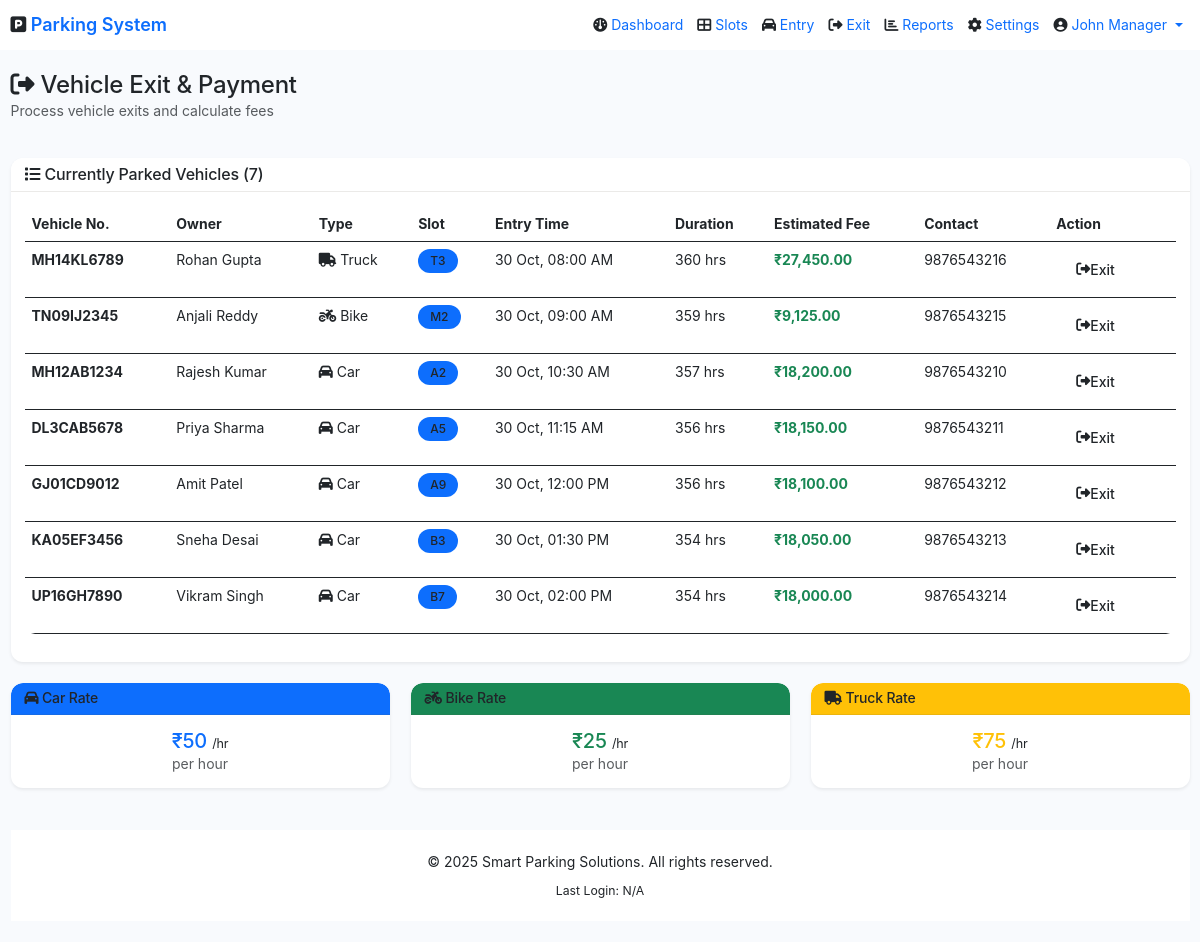
Page /vehicle_exit.php (signed in) on the committed database.
### tables this page shows
CREATE TABLE users (
    id INT AUTO_INCREMENT PRIMARY KEY,
    fullname VARCHAR(255) NOT NULL,
    username VARCHAR(50) UNIQUE NOT NULL,
    email VARCHAR(100) UNIQUE NOT NULL,
    password VARCHAR(255) NOT NULL,
    role ENUM('admin', 'super_admin') DEFAULT 'admin',
    created_at TIMESTAMP DEFAULT CURRENT_TIMESTAMP,
    last_login DATETIME NULL,
    status ENUM('active', 'inactive') DEFAULT 'active'
);

CREATE TABLE vehicles (
    id INT AUTO_INCREMENT PRIMARY KEY,
    owner_name VARCHAR(255) NOT NULL,
    vehicle_number VARCHAR(20) UNIQUE NOT NULL,
    vehicle_type ENUM('car', 'bike', 'truck') DEFAULT 'car',
    contact VARCHAR(20) NOT NULL,
    slot_id INT NULL,
    entry_time DATETIME NOT NULL,
    exit_time DATETIME NULL,
    amount DECIMAL(10,2) DEFAULT 0.00,
    status ENUM('Parked', 'Exited') DEFAULT 'Parked',
    created_at TIMESTAMP DEFAULT CURRENT_TIMESTAMP,
    FOREIGN KEY (slot_id) REFERENCES parking_slots(id) ON DELETE SET NULL
);

CREATE TABLE parking_slots (
    id INT AUTO_INCREMENT PRIMARY KEY,
    slot_name VARCHAR(10) UNIQUE NOT NULL,
    slot_type ENUM('car', 'bike', 'truck') DEFAULT 'car',
    status ENUM('Available', 'Occupied') DEFAULT 'Available',
    floor_number INT DEFAULT 1,
    created_at TIMESTAMP DEFAULT CURRENT_TIMESTAMP,
    updated_at TIMESTAMP DEFAULT CURRENT_TIMESTAMP ON UPDATE CURRENT_TIMESTAMP
);

CREATE TABLE settings (
    id INT AUTO_INCREMENT PRIMARY KEY,
    setting_key VARCHAR(100) UNIQUE NOT NULL,
    setting_value VARCHAR(255) NOT NULL,
    description TEXT,
    updated_at TIMESTAMP DEFAULT CURRENT_TIMESTAMP ON UPDATE CURRENT_TIMESTAMP
);

### includes/db.php (called while the page is built, shortened)
<?php
try {
    $pdo = new PDO(
        "mysql:host=" . DB_HOST . ";dbname=" . DB_NAME . ";charset=utf8mb4",
        DB_USER,
        DB_PASS,
        [
            PDO::ATTR_ERRMODE => PDO::ERRMODE_EXCEPTION,
            PDO::ATTR_DEFAULT_FETCH_MODE => PDO::FETCH_ASSOC,
            PDO::ATTR_EMULATE_PREPARES => false
        ]
    );
} catch (PDOException $e) {
    die("Database Connection Failed: " . $e->getMessage());
}
function getSetting($key) {
    global $pdo;
    $stmt = $pdo->prepare("SELECT setting_value FROM settings WHERE setting_key = ?");
    $stmt->execute([$key]);
    $result = $stmt->fetch();
    return $result ? $result['setting_value'] : null;
}
function isLoggedIn() {
    return isset($_SESSION['admin_id']) && !empty($_SESSION['admin_id']);
}
function getCurrentUser() {
    global $pdo;
    $stmt = $pdo->prepare("SELECT * FROM users WHERE id = ?");
    $stmt->execute([$_SESSION['admin_id']]);
    return $stmt->fetch();
}
function calculateFee($entry_time, $exit_time, $vehicle_type = 'car') {
    $entry = strtotime($entry_time);
    $exit = strtotime($exit_time);
    $duration = ceil(($exit - $entry) / 3600);
    $rate_key = $vehicle_type . '_rate_per_hour';
    $rate = getSetting($rate_key);
    $amount = $duration * $rate;
    return [
        'duration' => $duration,
        'rate' => $rate,
        'amount' => $amount
    ];
}
?>

### vehicle_exit.php (the view, shortened to what this page needs)
<?php
require_once 'includes/header.php';
$stmt = $pdo->query("SELECT v.*, ps.slot_name,
                     TIMESTAMPDIFF(HOUR, v.entry_time, NOW()) as hours_parked
                     FROM vehicles v
                     JOIN parking_slots ps ON v.slot_id = ps.id
                     WHERE v.status = 'Parked'
                     ORDER BY v.entry_time");
$parked_vehicles = $stmt->fetchAll();
?>
<div class="container-fluid py-4">
    <div class="row mb-4">
        <div class="col-12">
            <h2><i class="fas fa-sign-out-alt"></i> Vehicle Exit & Payment</h2>
            <p class="text-muted">Process vehicle exits and calculate fees</p>
        </div>
    </div>
    <div class="card border-0 shadow-sm" data-aos="fade-up">
        <div class="card-header bg-white">
            <h5 class="mb-0"><i class="fas fa-list"></i> Currently Parked Vehicles (<?= count($parked_vehicles) ?>)</h5>
        </div>
        <div class="card-body">
            <?php if (empty($parked_vehicles)): ?>
                <div class="text-center py-5">
                    <i class="fas fa-inbox text-muted" style="font-size: 4rem;"></i>
                    <p class="text-muted mt-3">No vehicles currently parked</p>
                </div>
            <?php else: ?>
                <div class="table-responsive">
                    <table class="table table-hover">
                        <thead>
                            <tr>
                                <th>Vehicle No.</th>
                                <th>Owner</th>
                                <th>Type</th>
                                <th>Slot</th>
                                <th>Entry Time</th>
                                <th>Duration</th>
                                <th>Estimated Fee</th>
                                <th>Contact</th>
                                <th>Action</th>
                            </tr>
                        </thead>
                        <tbody>
                            <?php foreach ($parked_vehicles as $vehicle):
                                $current_fee = calculateFee($vehicle['entry_time'], date('Y-m-d H:i:s'), $vehicle['vehicle_type']);
                            ?>
                                <tr>
                                    <td><strong><?= htmlspecialchars($vehicle['vehicle_number']) ?></strong></td>
                                    <td><?= htmlspecialchars($vehicle['owner_name']) ?></td>
                                    <td>
                                        <i class="fas fa-<?= $vehicle['vehicle_type'] == 'bike' ? 'motorcycle' : ($vehicle['vehicle_type'] == 'truck' ? 'truck' : 'car') ?>"></i>
                                        <?= ucfirst($vehicle['vehicle_type']) ?>
                                    </td>
                                    <td><span class="badge bg-primary"><?= htmlspecialchars($vehicle['slot_name']) ?></span></td>
                                    <td><?= date('d M, h:i A', strtotime($vehicle['entry_time'])) ?></td>
                                    <td><?= $vehicle['hours_parked'] ?> hrs</td>
                                    <td><strong class="text-success">₹<?= number_format($current_fee['amount'], 2) ?></strong></td>
                                    <td><?= htmlspecialchars($vehicle['contact']) ?></td>
                                    <td>
                                        <button class="btn btn-sm btn-danger" onclick="processExit(<?= $vehicle['id'] ?>, '<?= htmlspecialchars($vehicle['vehicle_number']) ?>', <?= $current_fee['amount'] ?>)">
                                            <i class="fas fa-sign-out-alt"></i> Exit
                                        </button>
                                    </td>
                                </tr>
                            <?php endforeach; ?>
                        </tbody>
                    </table>
                </div>
            <?php endif; ?>
        </div>
    </div>
<div class="row mt-4">
    <div class="col-md-4" data-aos="fade-up" data-aos-delay="100">
        <div class="card border-0 shadow-sm">
            <div class="card-header bg-primary text-white">
                <h6 class="mb-0"><i class="fas fa-car"></i> Car Rate</h6>
            </div>
            <div class="card-body text-center">
                <h3 class="text-primary">₹<?= htmlspecialchars(getSetting('car_rate_per_hour')) ?> <span style="font-size:.9rem;font-weight:400;">/hr</span></h3>
                <p class="mb-0 text-muted">per hour</p>
            </div>
        </div>
    </div>
    <div class="col-md-4" data-aos="fade-up" data-aos-delay="200">
        <div class="card border-0 shadow-sm">
            <div class="card-header bg-success text-white">
                <h6 class="mb-0"><i class="fas fa-motorcycle"></i> Bike Rate</h6>
            </div>
            <div class="card-body text-center">
                <h3 class="text-success">₹<?= htmlspecialchars(getSetting('bike_rate_per_hour')) ?> <span style="font-size:.9rem;font-weight:400;">/hr</span></h3>
                <p class="mb-0 text-muted">per hour</p>
            </div>
        </div>
    </div>
    <div class="col-md-4" data-aos="fade-up" data-aos-delay="300">
        <div class="card border-0 shadow-sm">
            <div class="card-header bg-warning text-dark">
                <h6 class="mb-0"><i class="fas fa-truck"></i> Truck Rate</h6>
            </div>
            <div class="card-body text-center">
                <h3 class="text-warning">₹<?= htmlspecialchars(getSetting('truck_rate_per_hour')) ?> <span style="font-size:.9rem;font-weight:400;">/hr</span></h3>
                <p class="mb-0 text-muted">per hour</p>
            </div>
        </div>
    </div>
</div>
<?php require_once 'includes/footer.php'; ?>

### includes/header.php (shortened to what this page needs)
<?php
require_once 'db.php';
$public_pages = ['index.php', 'login.php', 'register.php'];
$current_page = basename($_SERVER['PHP_SELF']);
$user = getCurrentUser();
?>
<!DOCTYPE html>
<html lang="en">
<head>
    <link href="https://cdn.jsdelivr.net/npm/bootstrap@5.3.2/dist/css/bootstrap.min.css" rel="stylesheet">
    <link rel="stylesheet" href="https://cdnjs.cloudflare.com/ajax/libs/font-awesome/6.4.0/css/all.min.css">
    <link href="https://unpkg.com/aos@2.3.1/dist/aos.css" rel="stylesheet">
    <link rel="stylesheet" href="assets/css/style.css">
</head>
<body>
<?php if (!in_array($current_page, $public_pages)): ?>
<nav class="navbar navbar-expand-lg navbar-dark bg-primary sticky-top">
    <div class="container-fluid">
        <a class="navbar-brand" href="dashboard.php">
            <i class="fas fa-parking"></i> Parking System
        </a>
        <div class="collapse navbar-collapse" id="navbarNav">
            <ul class="navbar-nav ms-auto">
                <li class="nav-item">
                    <a class="nav-link <?= $current_page == 'dashboard.php' ? 'active' : '' ?>" href="dashboard.php">
                        <i class="fas fa-dashboard"></i> Dashboard
                    </a>
                </li>
                <li class="nav-item">
                    <a class="nav-link <?= $current_page == 'slots.php' ? 'active' : '' ?>" href="slots.php">
                        <i class="fas fa-th-large"></i> Slots
                    </a>
                </li>
                <li class="nav-item">
                    <a class="nav-link <?= $current_page == 'vehicle_entry.php' ? 'active' : '' ?>" href="vehicle_entry.php">
                        <i class="fas fa-car"></i> Entry
                    </a>
                </li>
                <li class="nav-item">
                    <a class="nav-link <?= $current_page == 'vehicle_exit.php' ? 'active' : '' ?>" href="vehicle_exit.php">
                        <i class="fas fa-sign-out-alt"></i> Exit
                    </a>
                </li>
                <li class="nav-item">
                    <a class="nav-link <?= $current_page == 'reports.php' ? 'active' : '' ?>" href="reports.php">
                        <i class="fas fa-chart-bar"></i> Reports
                    </a>
                </li>
                <li class="nav-item">
                    <a class="nav-link <?= $current_page == 'settings.php' ? 'active' : '' ?>" href="settings.php">
                        <i class="fas fa-cog"></i> Settings
                    </a>
                </li>
                <li class="nav-item dropdown">
                    <a class="nav-link dropdown-toggle" href="#" id="userDropdown" role="button" data-bs-toggle="dropdown">
                        <i class="fas fa-user-circle"></i> <?= htmlspecialchars($user['fullname']) ?>
                    </a>
                </li>
            </ul>
        </div>
    </div>
</nav>
<?php endif; ?>

### rows in the picture
users: fullname "John Manager"
vehicles: vehicle_number "MH14KL6789", owner_name "Rohan Gupta", vehicle_type "Truck", slot.slot_name "T3", entry_time "30 Oct, 08:00 AM", hours_parked "360", amount "27,450.00", contact "9876543216"
vehicles: vehicle_number "TN09IJ2345", owner_name "Anjali Reddy", vehicle_type "Bike", slot.slot_name "M2", entry_time "30 Oct, 09:00 AM", hours_parked "359", amount "9,125.00", contact "9876543215"
vehicles: vehicle_number "MH12AB1234", owner_name "Rajesh Kumar", vehicle_type "Car", slot.slot_name "A2", entry_time "30 Oct, 10:30 AM", hours_parked "357", amount "18,200.00", contact "9876543210"
vehicles: vehicle_number "DL3CAB5678", owner_name "Priya Sharma", vehicle_type "Car", slot.slot_name "A5", entry_time "30 Oct, 11:15 AM", hours_parked "356", amount "18,150.00", contact "9876543211"
vehicles: vehicle_number "GJ01CD9012", owner_name "Amit Patel", vehicle_type "Car", slot.slot_name "A9", entry_time "30 Oct, 12:00 PM", hours_parked "356", amount "18,100.00", contact "9876543212"
vehicles: vehicle_number "KA05EF3456", owner_name "Sneha Desai", vehicle_type "Car", slot.slot_name "B3", entry_time "30 Oct, 01:30 PM", hours_parked "354", amount "18,050.00", contact "9876543213"
vehicles: vehicle_number "UP16GH7890", owner_name "Vikram Singh", vehicle_type "Car", slot.slot_name "B7", entry_time "30 Oct, 02:00 PM", hours_parked "354", amount "18,000.00", contact "9876543214"
settings: setting_value "50"
settings: setting_value "25"
settings: setting_value "75"

### other values in the picture
count($parked_vehicles) "7"
